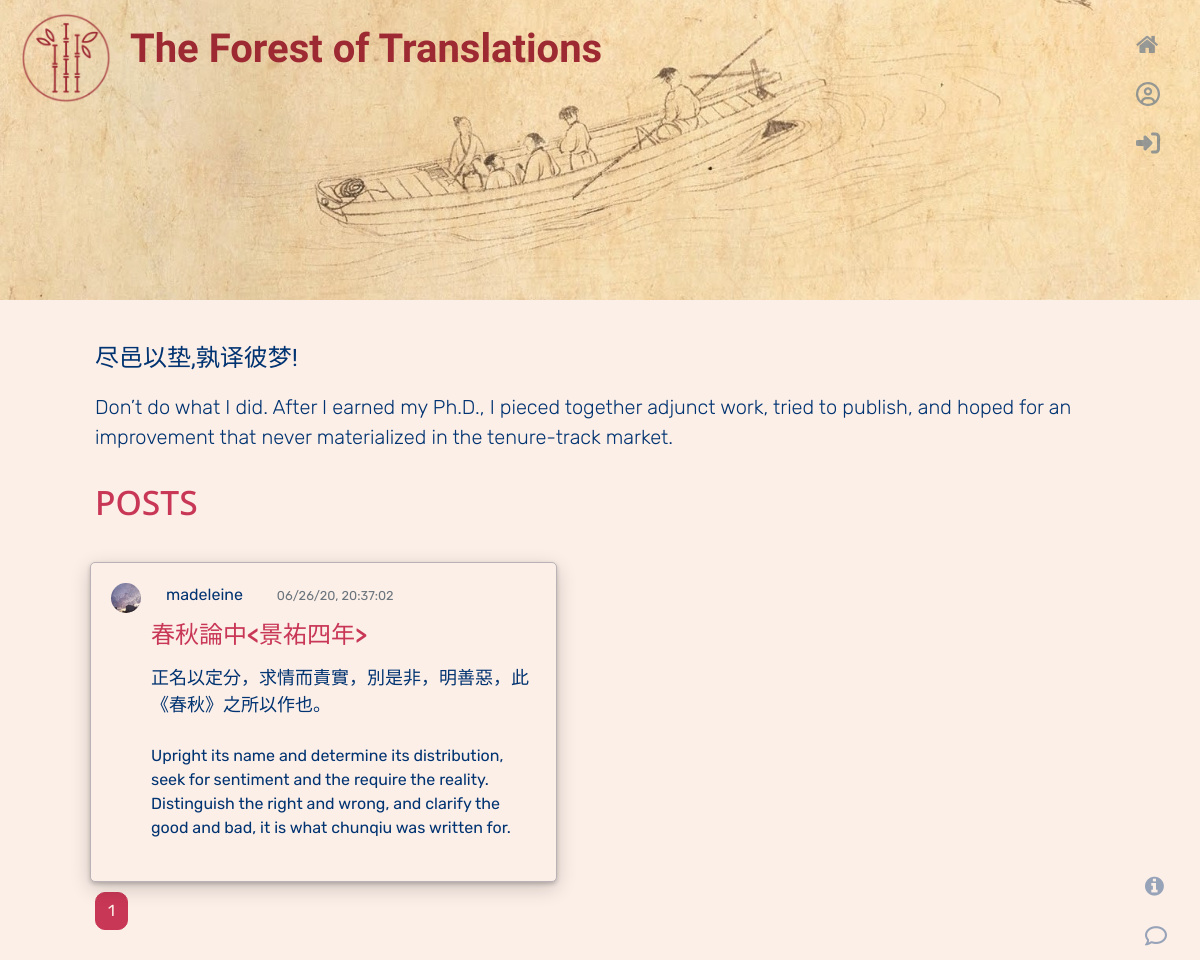
Page /home on the earlier database version.
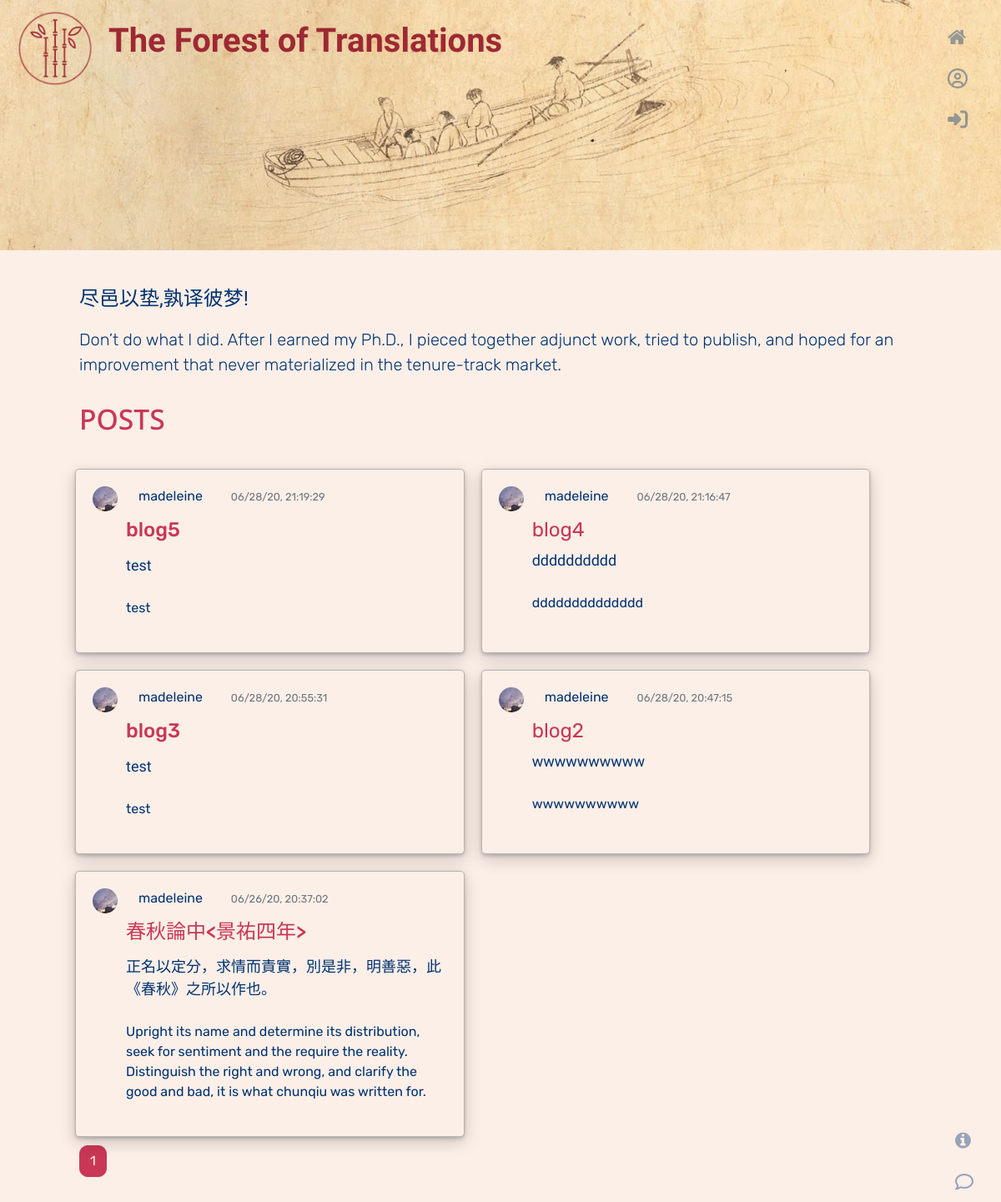
Same page on the later database version.
### flaskwebsite/models.py (models this page shows, shortened)
class Post(db.Model):
    id = db.Column(db.Integer, primary_key=True)
    title = db.Column(db.String(100), nullable=False)
    date_posted = db.Column(db.DateTime, nullable=False, default=datetime.utcnow)
    chinese_content = db.Column(db.Text, nullable=False)
    content = db.Column(db.Text, nullable=False)
    user_id = db.Column(db.Integer, db.ForeignKey('user.id'), nullable=False)

class User(db.Model, UserMixin):
    id = db.Column(db.Integer, primary_key=True)
    username = db.Column(db.String(20), unique=True, nullable=False)
    email = db.Column(db.String(120), unique=True, nullable=False)
    image_file = db.Column(db.String(20), nullable=False, default='default.jpg')
    password = db.Column(db.String(60), nullable=False)
    posts = db.relationship('Post', backref='author', lazy=True)

### flaskwebsite/routes.py (the view)
@app.route('/')
@app.route('/home')
def home():
    page = request.args.get('page', 1, type=int)
    posts = Post.query.order_by(Post.date_posted.desc()).paginate(page=page, per_page=5)
    return render_template('home.html', posts=posts)

### flaskwebsite/templates/home.html (shortened to what this page needs)
{% extends "layout.html" %}
{% block content %}
<div class="site-header">
<nav class="navbar">
            <div class="nav-brand">
                <img class="image" src="static\logo.png" alt="logo">
                <div class="page-header" href="/">The Forest of Translations</div>
            </div>
        </nav>
</div>
    <div class="home-section">
    <div class="container">
        <p class="chinese-text">尽邑以垫,孰译彼梦!</p>
        <p class="lead">Don’t do what I did. After I earned my Ph.D., I pieced together adjunct work,
        tried to publish, and hoped for an improvement that never materialized in the tenure-track market.</p>
    <h3><div class="post-section">POSTS</div></h3>
    <div class="row post-field">
        {% for post in posts.items %}
            {% if loop.index is divisibleby 2 %}
                <div class="media form-section col-sm-5 post">
                    <img class="rounded-circle article-img" src="{{url_for('static',
                     filename='profile_pics/' + post.author.image_file)}}">
                  <div class="media-body">
                    <div class="article-metadata">
                        <a class="article-author" href="{{url_for('user_posts', username=post.author.username)}}">{{ post.author.username }}</a>
                        <small class="text-muted">{{ post.date_posted.strftime('%x, %X')}}</small>
                    </div>
                    <a class="article-title" href="{{url_for('post', post_id=post.id)}}">{{ post.title }}</a>
                      <p class="chinese"> {{ post.chinese_content }}</p>
                    <p class="article-content">{{ post.content }}</p>
                  </div>
                </div>
            {% else %}
                <div class="media form-section col-sm-5 post">
                    <img class="rounded-circle article-img" src="{{url_for('static',
                     filename='profile_pics/' + post.author.image_file)}}">
                  <div class="media-body">
                    <div class="article-metadata">
                        <a class="article-author" href="{{url_for('user_posts', username=post.author.username)}}">{{ post.author.username }}</a>
                        <small class="text-muted">{{ post.date_posted.strftime('%x, %X')}}</small>
                    </div>
                    <h3><a class="article-title" href="{{url_for('post', post_id=post.id)}}">{{ post.title }}</a></h3>
                      <p class="chinese"> {{ post.chinese_content }}</p>
                    <p class="article-content">{{ post.content }}</p>
                  </div>
                </div>
            {% endif %}
        {% endfor %}
    </div>
    {% for page_num in posts.iter_pages() %}
        {% if page_num %}
            {% if posts.page == page_num %}
                <a class="btn btn-section active" href="{{url_for('home', page=page_num)}}">{{ page_num }}</a>
            {% else %}
                <a class="btn btn-section" href="{{url_for('home', page=page_num)}}">{{ page_num }}</a>
            {% endif %}
        {% else %}
        ...
        {% endif %}
    {% endfor %}
</div>
    </div>
{% endblock %}

### flaskwebsite/templates/layout.html (shortened to what this page needs)
<!doctype html>
<html lang="en">
  <head>
    <link rel="stylesheet" href="https://stackpath.bootstrapcdn.com/bootstrap/4.4.1/css/bootstrap.min.css">
    <link rel="stylesheet" type="text/css" href="{{ url_for('static', filename='main.css') }}">
  <link rel="stylesheet" href="https://cdnjs.cloudflare.com/ajax/libs/font-awesome/4.7.0/css/font-awesome.min.css">
  <link rel="stylesheet" href="https://cdnjs.cloudflare.com/ajax/libs/font-awesome/4.7.0/css/font-awesome.min.css">
  </head>
  <body>
        <nav class="navbar">
            <div class="nav-brand">
                <div class="page-header" href="/">The Forest of Translations</div>
            </div>
        </nav>
        {% block content %}{% endblock %}
      <div class="sidenav">
          <a id="home" href="{{url_for('home')}}"><i class="fa fa-home" style="font-size:24px"></i></a>
            {% if current_user.is_authenticated %}
            <a class="nav-item nav-link" id="post" href="{{url_for('create_post')}}"><i class='far fa-edit' style='font-size:21px'></i></a>
            <a class="nav-item nav-link" id="account" href="{{url_for('account')}}"><i class='far fa-user-circle' style='font-size:22px'></i></a>
            <a class="nav-item nav-link" id="logout"  href="{{url_for('logout')}}"><i class='fas fa-user-alt-slash' style='font-size:20px'></i></a>
            {% else %}
            <a class="nav-item nav-link" id="register" href="{{url_for('register')}}"><i class='far fa-user-circle' style='font-size:24px'></i></a>
            <a class="nav-item nav-link" href="{{url_for('login')}}"><i class='fas fa-sign-in-alt' style='font-size:24px'></i></a>
            {% endif %}
          <div class="about">
            <a data-toggle="modal" data-target="#about" href="#"><i class="fa fa-info-circle" style="font-size:22px"></i></a>
            <a id="feedback" href="#"><i class='far fa-comment' style='font-size:22px'></i></a>
          </div>
      </div>
</body>
</html>

### flaskwebsite/static/main.css (style rules this page uses)
:root { --bgcolor: #FCEFE8; --primary: #c93756; --secendory: #003371; --third: #9d2933; --chinese: "Ma Shan Zheng"; --english: "Rubik"; --title: "La Belle Aurore"; --sub-title: "Noto Sans"; }
body { background-color: var(--bgcolor); background-image: url("https://www.transparenttextures.com/patterns/ag-square.png"); color: var(--secendory); font-family: var(--english), sans-serif }
.chinese-text { font-family: var(--chinese), sans-serif; font-size: x-large; }
.site-header { background-image: url("../../static/Qiao Zhongchang.jpg"); height: 300px; background-size: cover; background-position: center; background-repeat: no-repeat; position: absolute; top:0; width: 100%; }
.home-section { position: absolute; top: 300px; margin-left: 80px; margin-top: 20px; padding-top: 20px; padding-bottom: 30px; }
.image { height: 100PX; width: 100PX; padding: 5px; }
@media screen and (min-width: 701px) { div.page-header { color: var(--third); font-family: var(--title), sans-serif; padding: 15px 10px; display: inline; font-size: 40px; font-weight: bolder; } }
.sidenav { height: 100%; width: 100px; position: fixed; z-index: 1; top: 0; right: -20px; overflow-x: hidden; padding-top: 20px; }
.sidenav a { padding: 6px 8px 6px 16px; text-decoration: none; font-size: 25px; color: var(--secendory); display: block; opacity: 40%; }
.about { position: fixed; bottom: 0; right: 25px; }
.btn-section { color: var(--primary); border: 1px solid var(--primary); border-radius: 10px; }
.btn-section.active { color: var(--bgcolor); background-color: var(--primary); border: 1px solid var(--primary); border-radius: 10px }
img { max-width: 100%; height: auto; }
.form-section { background-color: var(--bgcolor); border: #BAB2B5 solid 1px; border-radius: 5px; margin-bottom: 20px; margin-top: 20px; padding: 20px; width: 70%; box-shadow: 0 2px 4px 0 rgba(0, 0, 0, 0.2), 0 6px 20px 0 rgba(0, 0, 0, 0.19); }
.post-section { margin-top: 30px; margin-bottom: 30px; font-size: larger; color: var(--primary); font-family: var(--sub-title), sans-serif; }
.post { margin: 10px; }
.article-author { color: var(--secendory); margin-left: 20px; margin-right: 30px; padding-bottom: 50px; }
.article-metadata { padding-bottom: 10px; }
.article-title { padding: 5px; color: var(--primary); font-size: x-large; }
.chinese { font-family: var(--chinese); font-size: large; padding: 5px; }
.article-content { padding: 5px; font-family: var(--english); }
.article-img { height: 30px; width: 30px; margin-right: 5px; margin-bottom: 1px; }

Differences in the rows shown:
added Post: image_file (placeholder picture), author.username "madeleine", date_posted "06/28/20, 21:19:29", title "blog5", chinese_content "test", content "test"
added Post: image_file (placeholder picture), author.username "madeleine", date_posted "06/28/20, 21:16:47", title "blog4", chinese_content "dddddddddd", content "dddddddddddddd"
added Post: image_file (placeholder picture), author.username "madeleine", date_posted "06/28/20, 20:55:31", title "blog3", chinese_content "test", content "test"
added Post: image_file (placeholder picture), author.username "madeleine", date_posted "06/28/20, 20:47:15", title "blog2", chinese_content "wwwwwwwwww", content "wwwwwwwwww"
